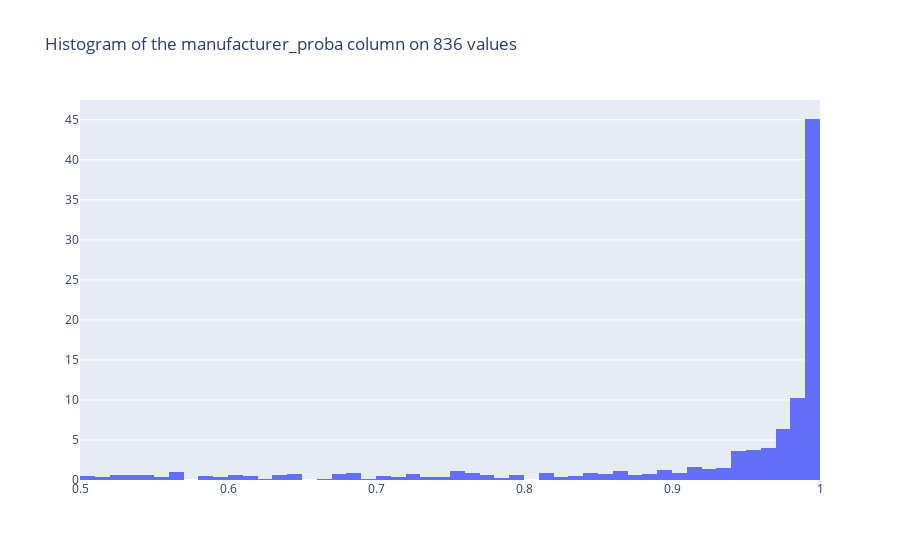

Write notebook code for a chart like this one.
### Code cell
plot_hist(int_boeing, 'manufacturer_proba')

### Figure 1 — Plotly figure (JSON) as saved in the notebook; plotly's stock layout.template omitted (floating-point values rounded to 4 significant figures; data arrays with more than 128 entries replaced by an {"elided": "..."} marker saying what was removed)
{"data": [{"histnorm": "percent", "type": "histogram", "x": {"elided": "836 float values"}, "xbins": {"end": 1, "size": 0.01, "start": 0}}], "layout": {"title": {"text": "Histogram of the manufacturer_proba column on 836 values"}}}
